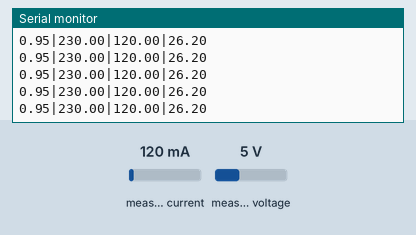
This sketch was run on a simulated Arduino Uno, built with avr-gcc and run on an emulated ATmega328P. Shown: the last lines printed to the serial monitor. Inputs (shaded band) come from the test bench; at power-on: measured current 120 mA, measured voltage 5 V.

Above: at 1.2 s.
1.3 s: measured current set to 40 mA
At 1.65 s:
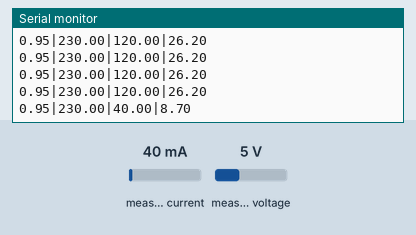
2.8 s: measured voltage set to 0.3 V
At 2.82 s:
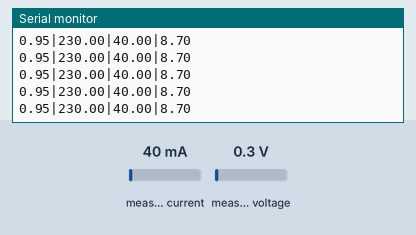
4.3 s: measured current set to 500 mA
At 4.32 s:
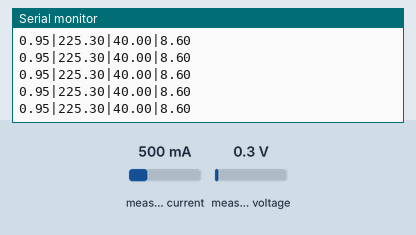
Timing chart, 0 to 7.3 s (numbered marks = the images above; inputs shaded):
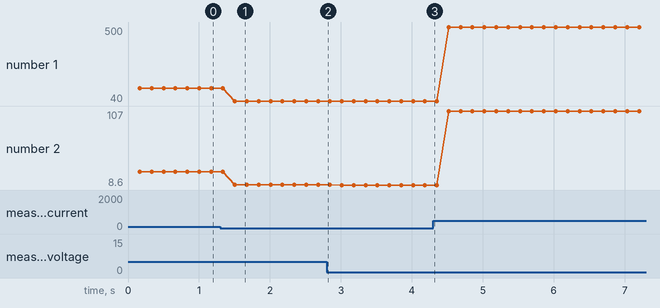

Measured:
- after the input at 1.3 s, the serial monitor: prints a new line after 0.21 s (image 1)
- plotted number 1: 120 → 40 after the input at 1.3 s, 40 → 500 after the input at 4.3 s
- plotted number 2: 26.2 → 8.7 after the input at 1.3 s, 8.7 → 8.6 after the input at 2.8 s, 8.6 → 107 after the input at 4.3 s

The sketch:

PROGRAM_ARDUINO_BEBAN_V1.ino
```cpp
/* ======================================================================
                    PROGRAM MIKROKONTROLER BEBAN V1
   ======================================================================
   ERWIN NUR CAHYONO | erwinproject.id@gmail.com
   PROGRAM FITURE :
   [+] PZEM 004 ENERGY MONITORING
   [+] SEND DATA TO NODEMCU V3
   ======================================================================
*/
#include <SoftwareSerial.h>
#include <Wire.h>
#include <PZEM004T.h>

#define rxpzem        2
#define txpzem        3
#define rx1           11   // KOMUNIKASI KE NODEMCU
#define tx1           12
#define br            57600

PZEM004T pzem(rxpzem, txpzem);
IPAddress ip(192, 168, 1, 1);
SoftwareSerial ToNode (rx1, tx1);

int i;
float v, amp, p, e, PF;
double ifix;

String dt[10];
String GetData = "", SendData = "", pemisah = "|";
float datav1, dataa2;

void setup() {
  Serial.begin(br);
  ToNode.begin(br);
  pzem.setAddress(ip);
}

void loop() {
  //trial();
  pzemprog();           // PROGRAM PZEM-004
  amp = amp * 1000;
  Serial.print(PF);
  sendNode();           // MENGIRIM DATA KE NODEMCU
  //delay(500);
}

// PROGRAM PZEM-004
void pzemprog() {
  v = pzem.voltage(ip);
  if (v < 0.0) v = 0.0;

  amp = pzem.current(ip);
  ifix = amp - 0.04;
  if (amp < 0.0 || ifix < 0.0) {
    amp = 0.0;
    ifix = 0.0;
  };

  //p = v * amp;
  p = pzem.power(ip);
  if (p < 0.0) p = 0.0;

  e = pzem.energy(ip);
  PF = ((p) / (v * amp));
  //  PF = ((v * amp) / p);

  delay(100);
}

void trial() {
  v = 1000;
  amp = 1;
  p = 0;
  PF = 1;
}

// SEND DATA TO NODEMCU
void sendNode() {
  SendData = pemisah;
  SendData += v;
  SendData += pemisah;
  SendData += amp;
  SendData += pemisah;
  SendData += p;


  if (SendData.length() > 0) {
    ToNode.print(SendData);
    Serial.println(SendData);
  }
}

// READ SEND DATA TO NODEMCU
void KomToNode() {
  while (ToNode.available()) {
    delay(10);
    char c = ToNode.read();
    SendData += c;
  }
}
```
